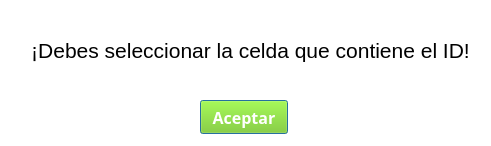
<?xml version="1.0" encoding="UTF-8"?>
<ui version="4.0">
 <class>Dialog</class>
 <widget class="QDialog" name="Dialog">
  <property name="geometry">
   <rect>
    <x>0</x>
    <y>0</y>
    <width>491</width>
    <height>146</height>
   </rect>
  </property>
  <property name="windowTitle">
   <string>Dialog</string>
  </property>
  <property name="styleSheet">
   <string notr="true">background-color: rgb(255, 255, 255);</string>
  </property>
  <widget class="QLabel" name="label">
   <property name="geometry">
    <rect>
     <x>30</x>
     <y>30</y>
     <width>441</width>
     <height>41</height>
    </rect>
   </property>
   <property name="styleSheet">
    <string notr="true">color:black;</string>
   </property>
   <property name="text">
    <string>&lt;html&gt;&lt;head/&gt;&lt;body&gt;&lt;p align=&quot;center&quot;&gt;&lt;span style=&quot; font-size:16pt;&quot;&gt;¡Debes seleccionar la celda que contiene el ID!&lt;/span&gt;&lt;/p&gt;&lt;/body&gt;&lt;/html&gt;</string>
   </property>
  </widget>
  <widget class="QPushButton" name="pushButton">
   <property name="geometry">
    <rect>
     <x>200</x>
     <y>100</y>
     <width>88</width>
     <height>34</height>
    </rect>
   </property>
   <property name="font">
    <font>
     <family>Noto Sans Mono SemiBold</family>
     <pointsize>12</pointsize>
     <weight>75</weight>
     <bold>true</bold>
    </font>
   </property>
   <property name="styleSheet">
    <string notr="true">QPushButton{
	background-color: rgb(120, 208, 9);
	color:white;

}

QPushButton:hover{
	background-color:white;
	border-color:black;
	color:black;
}</string>
   </property>
   <property name="text">
    <string>Aceptar</string>
   </property>
  </widget>
 </widget>
 <resources/>
 <connections/>
</ui>
